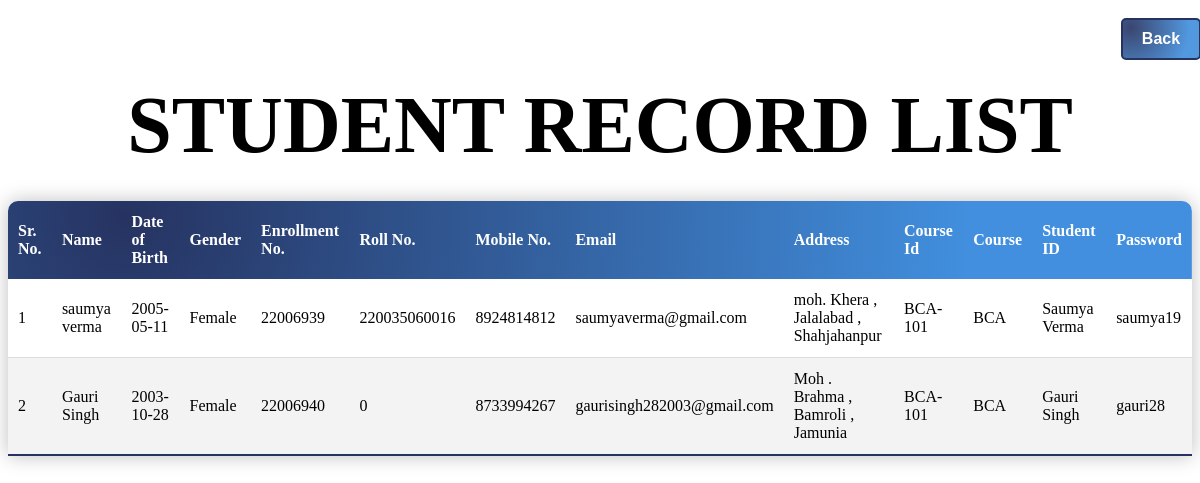
Screenshot of /recordList.php with the database file from the repository.
### tables this page shows
CREATE TABLE `student` (
  `sno` int(11) NOT NULL,
  `first name` text NOT NULL,
  `last name` text NOT NULL,
  `student id` varchar(20) NOT NULL,
  `rollno` varchar(12) NOT NULL,
  `dob` date NOT NULL DEFAULT current_timestamp(),
  `address` varchar(50) NOT NULL,
  `coursename` text NOT NULL,
  `courseid` varchar(10) NOT NULL,
  `enrollno` int(8) NOT NULL,
  `mobileno` varchar(10) NOT NULL,
  `email` varchar(30) NOT NULL,
  `password` varchar(8) NOT NULL,
  `gender` text NOT NULL
);

### recordList.php (the view, shortened to what this page needs)
<!DOCTYPE html>
<html lang="en">
<head>
    <button><a href="stuRecordMain.php">Back</a></button>
</head>
<body>
    <h1>STUDENT RECORD LIST</h1>
    <table class="content-table">
        <thead>
            <tr>
                <th>Sr. No.</th>
                <th>Name</th>
                <th>Date of Birth</th>
                <th>Gender</th>
                <th>Enrollment No.</th>
                <th>Roll No.</th>
                <th>Mobile No.</th>
                <th>Email</th>
                <th>Address</th>
                <th>Course Id</th>
                <th>Course</th>
                <th>Student ID</th>
                <th>Password</th>
            </tr>
        </thead>
<?php
    include 'partials/_dbconnect.php';
    $sql= "SELECT * FROM `student`;";
    $result= mysqli_query($conn,$sql);
    while($row=mysqli_fetch_assoc($result))
    {
        ?>
        <tbody>
            <tr>
                 <td><?php echo $row['sno']?></td>
                <td><?php echo $row['first name']," ", $row['last name']?></td>
                <td><?php echo $row['dob']?></td>
                <td><?php echo $row['gender']?></td>
                <td><?php echo $row['enrollno']?></td>
                <td><?php echo $row['rollno']?></td>
                <td><?php echo $row['mobileno']?></td>
                <td><?php echo $row['email']?></td>
                <td><?php echo $row['address']?></td>
                <td><?php echo $row['courseid']?></td>
                <td><?php echo $row['coursename']?></td>
                <td><?php echo $row['student id']?></td>
                <td><?php echo $row['password']?></td>
            </tr>
        </tbody>
            <?php
    }
    ?>
</body>
</html>

### recordList.php (style rules this page uses)
button { position: relative; left: 94%; top: 10px; padding: 10px; width: 80px; border: 2px solid rgba(38,51,97,1); border-radius: 5px; background-image: radial-gradient( circle farthest-corner at 10% 20%, rgba(38,51,97,0.9) 0%, rgba(65,143,222,0.9) 79% ); transition: all 0.2s ease; }
button a { color: #fff; font-weight: bold; text-decoration: none; font-size: 1.2em; }
body { overflow-x: hidden; }
h1 { text-align: center; margin: 30px 0; font-size: 5em; }
.content-table { border-collapse: collapse; margin: 25px 0; width: 100%; font-size: 1em; border-radius: 10px 10px 0 0; overflow: hidden; box-shadow: 0 0 20px #00000042; }
.content-table thead tr { background-image: radial-gradient( circle farthest-corner at 10% 20%, rgba(38,51,97,1) 0%, rgba(65,143,222,1) 79% ); color: #fff; text-align: left; font-weight: bold; }
.content-table th, .content-table td { padding: 12px 10px; }
.content-table tbody tr { border-bottom: 1px solid #dddddd; }
tbody:nth-child(odd) { background-color: #f3f3f3; }
tbody:last-child { border-bottom: 2px solid rgba(38,51,97,1); }

### rows the page displays
student: sno "1", first name "saumya", last name "verma", dob "2005-05-11", gender "Female", enrollno "22006939", rollno "220035060016", mobileno "8924814812", email "saumyaverma@gmail.com", address "moh. Khera , Jalalabad , Shahjahanpur", courseid "BCA-101", coursename "BCA", student id "Saumya Verma", password "saumya19"
student: sno "2", first name "Gauri", last name "Singh", dob "2003-10-28", gender "Female", enrollno "22006940", rollno "0", mobileno "8733994267", email "gaurisingh282003@gmail.com", address "Moh . Brahma , Bamroli , Jamunia", courseid "BCA-101", coursename "BCA", student id "Gauri Singh", password "gauri28"
